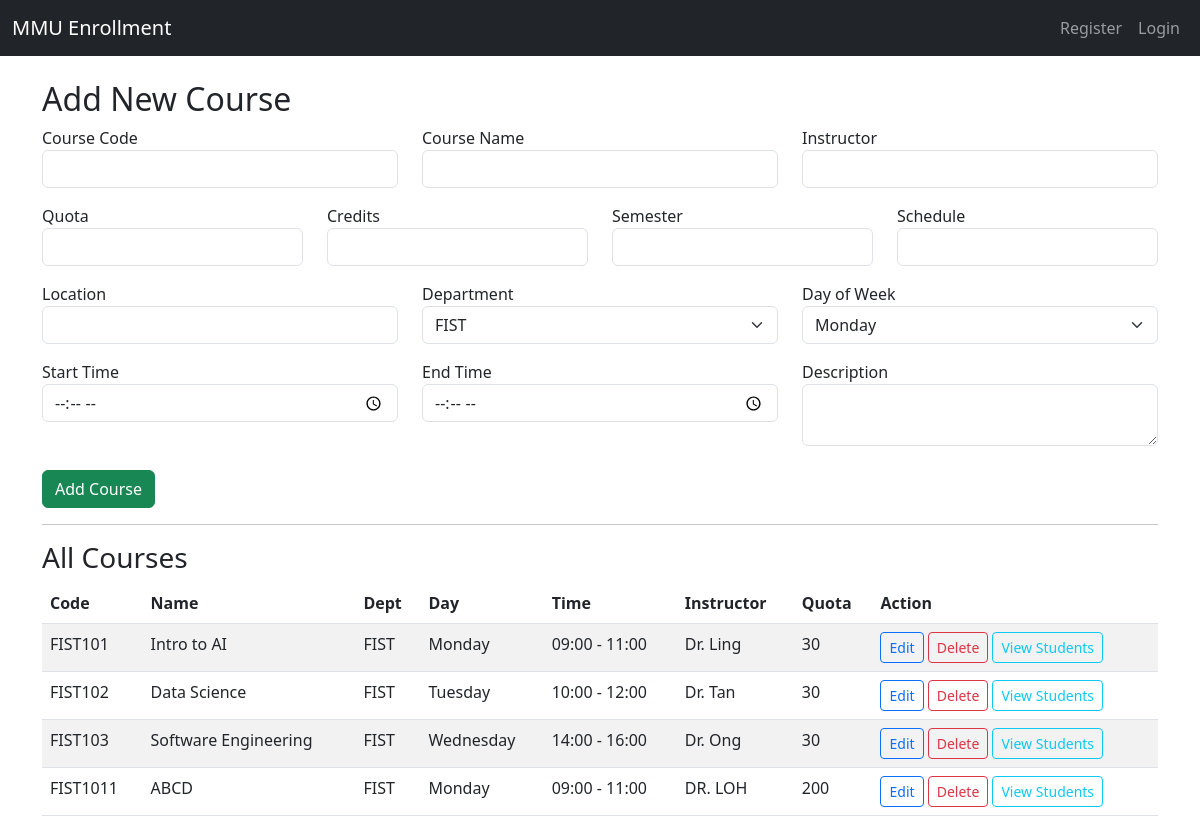
/admin/dashboard (signed in), run on an earlier commit of the app's database.
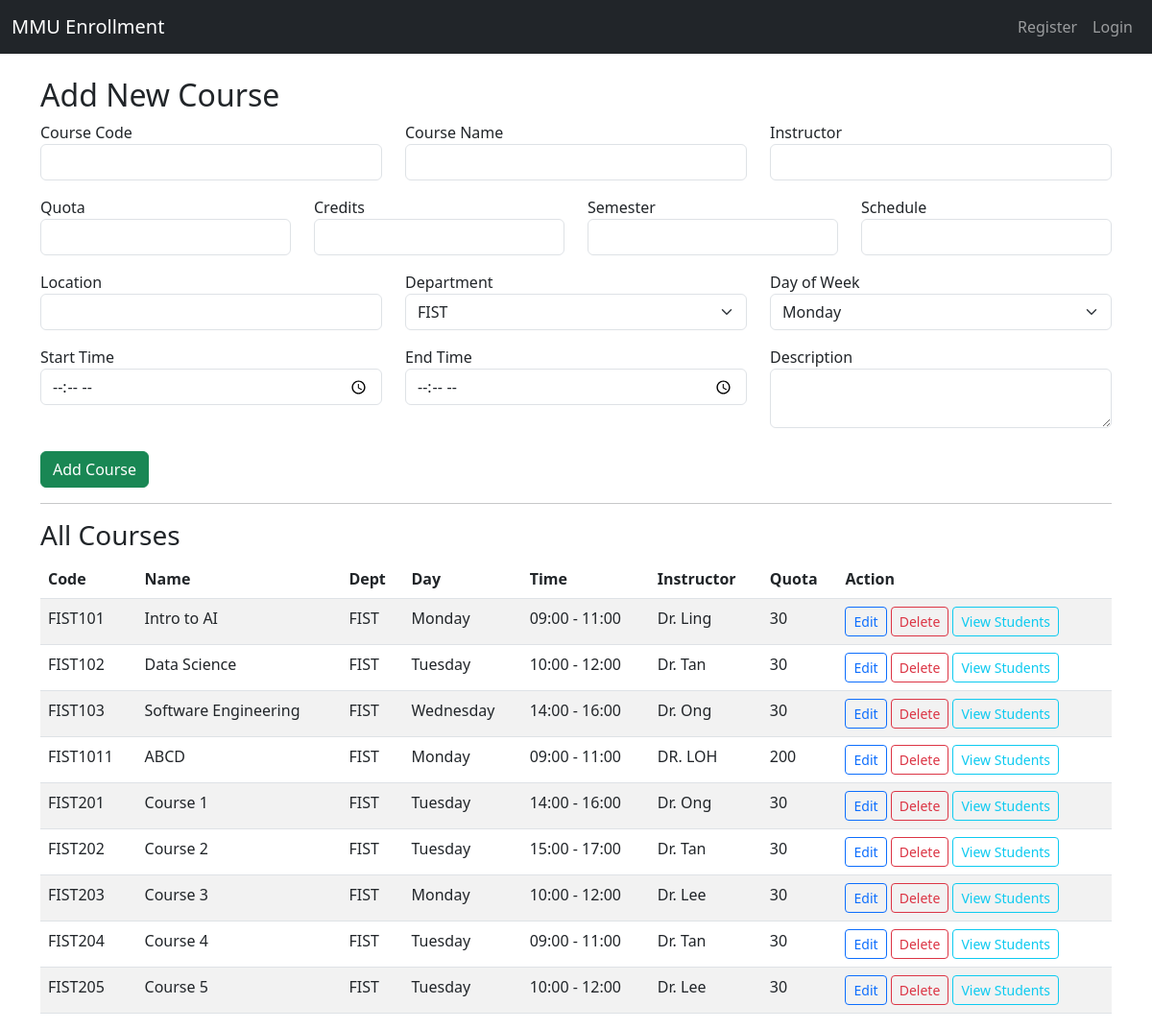
And on a later commit of the database.
### app/models.py (models this page shows)
class Course(db.Model):
    id = db.Column(db.Integer, primary_key=True)
    course_code = db.Column(db.String(10), unique=True)
    course_name = db.Column(db.String(128))
    instructor = db.Column(db.String(64))
    quota = db.Column(db.Integer)
    description = db.Column(db.Text)
    credits = db.Column(db.Integer)
    semester = db.Column(db.String(64))
    schedule = db.Column(db.String(128))
    location = db.Column(db.String(128))
    department = db.Column(db.String(64))
    day_of_week = db.Column(db.String(16))
    start_time = db.Column(db.Time)
    end_time = db.Column(db.Time)
    enrollments = db.relationship('Enrollment', backref='course', lazy=True)

### app/routes.py (the view, shortened to what this page needs)
@main.route("/admin/dashboard", methods=["GET", "POST"])
def admin_dashboard():
    if "admin_id" not in session:
        flash("Admin access only.", "warning")
        return redirect(url_for("main.admin_login"))
    form = CourseAddForm()
    courses = Course.query.all()
    return render_template("admin_dashboard.html", form=form, courses=courses)

### app/forms.py
class CourseAddForm(FlaskForm):
    course_code = StringField("Course Code", validators=[DataRequired()])
    course_name = StringField("Course Name", validators=[DataRequired()])
    instructor = StringField("Instructor", validators=[DataRequired()])
    quota = IntegerField("Quota", validators=[DataRequired()])
    credits = IntegerField("Credits", validators=[DataRequired()])
    semester = StringField("Semester", validators=[DataRequired()])
    schedule = StringField("Schedule", validators=[DataRequired()])
    location = StringField("Location", validators=[DataRequired()])
    department = SelectField("Department", choices=DEPARTMENTS, validators=[DataRequired()])
    day_of_week = SelectField("Day of Week", choices=[
        ("Monday", "Monday"), ("Tuesday", "Tuesday"), ("Wednesday", "Wednesday"),
        ("Thursday", "Thursday"), ("Friday", "Friday")
    ], validators=[DataRequired()])
    start_time = TimeField("Start Time", validators=[DataRequired()])
    end_time = TimeField("End Time", validators=[DataRequired()])
    description = TextAreaField("Description", validators=[DataRequired()])
    submit = SubmitField("Add Course")

### app/templates/admin_dashboard.html (shortened to what this page needs)
{% extends "base.html" %}
{% block content %}
<h2>Add New Course</h2>
<form method="POST">
    <div class="row">
        <div class="col-md-4 mb-3">
            {{ form.course_code.label }} {{ form.course_code(class="form-control") }}
        </div>
        <div class="col-md-4 mb-3">
            {{ form.course_name.label }} {{ form.course_name(class="form-control") }}
        </div>
        <div class="col-md-4 mb-3">
            {{ form.instructor.label }} {{ form.instructor(class="form-control") }}
        </div>
    </div>
    <div class="row">
        <div class="col-md-3 mb-3">
            {{ form.quota.label }} {{ form.quota(class="form-control") }}
        </div>
        <div class="col-md-3 mb-3">
            {{ form.credits.label }} {{ form.credits(class="form-control") }}
        </div>
        <div class="col-md-3 mb-3">
            {{ form.semester.label }} {{ form.semester(class="form-control") }}
        </div>
        <div class="col-md-3 mb-3">
            {{ form.schedule.label }} {{ form.schedule(class="form-control") }}
        </div>
    </div>
    <div class="row">
        <div class="col-md-4 mb-3">
            {{ form.location.label }} {{ form.location(class="form-control") }}
        </div>
        <div class="col-md-4 mb-3">
            {{ form.department.label }} {{ form.department(class="form-select") }}
        </div>
        <div class="col-md-4 mb-3">
            {{ form.day_of_week.label }} {{ form.day_of_week(class="form-select") }}
        </div>
    </div>
    <div class="row">
        <div class="col-md-4 mb-3">
            {{ form.start_time.label }} {{ form.start_time(class="form-control") }}
        </div>
        <div class="col-md-4 mb-3">
            {{ form.end_time.label }} {{ form.end_time(class="form-control") }}
        </div>
        <div class="col-md-4 mb-3">
            {{ form.description.label }} {{ form.description(class="form-control", rows=2) }}
        </div>
    </div>
    <div class="mt-2">
        {{ form.submit(class="btn btn-success") }}
    </div>
</form>
<hr>
<h3>All Courses</h3>
<table class="table table-striped">
    <thead>
        <tr>
            <th>Code</th>
            <th>Name</th>
            <th>Dept</th>
            <th>Day</th>
            <th>Time</th>
            <th>Instructor</th>
            <th>Quota</th>
            <th>Action</th>
        </tr>
    </thead>
    <tbody>
        {% for c in courses %}
        <tr>
            <td>{{ c.course_code }}</td>
            <td>{{ c.course_name }}</td>
            <td>{{ c.department }}</td>
            <td>{{ c.day_of_week }}</td>
            <td>
                {% if c.start_time and c.end_time %}
                  {{ c.start_time.strftime('%H:%M') }} - {{ c.end_time.strftime('%H:%M') }}
                {% else %}
                  <span class="text-muted">No time set</span>
                {% endif %}
              </td>
            <td>{{ c.instructor }}</td>
            <td>{{ c.quota }}</td>
            <td>
                <a href="{{ url_for('main.admin_edit', course_id=c.id) }}" class="btn btn-sm btn-outline-primary">Edit</a>
                <a href="{{ url_for('main.admin_delete', course_id=c.id) }}" class="btn btn-sm btn-outline-danger">Delete</a>
                <a href="{{ url_for('main.admin_view_students', course_id=c.id) }}" class="btn btn-sm btn-outline-info">View Students</a>
            </td>
        </tr>
        {% endfor %}
    </tbody>
</table>
{% endblock %}

### app/templates/base.html (shortened to what this page needs)
<!DOCTYPE html>
<html lang="en">
<head>
    <link href="https://cdn.jsdelivr.net/npm/bootstrap@5.3.0/dist/css/bootstrap.min.css" rel="stylesheet">
</head>
<body>
<nav class="navbar navbar-expand-lg navbar-dark bg-dark mb-4">
    <div class="container-fluid">
        <a class="navbar-brand" href="{{ url_for('main.index') }}">MMU Enrollment</a>
        <div class="collapse navbar-collapse">
            <ul class="navbar-nav ms-auto">
                {% if session.get("student_id") %}
                <li class="nav-item"><a class="nav-link" href="{{ url_for('main.dashboard') }}">Dashboard</a></li>
                <li class="nav-item"><a class="nav-link" href="{{ url_for('main.logout') }}">Logout</a></li>
                {% else %}
                <li class="nav-item"><a class="nav-link" href="{{ url_for('main.register') }}">Register</a></li>
                <li class="nav-item"><a class="nav-link" href="{{ url_for('main.login') }}">Login</a></li>
                {% endif %}
            </ul>
        </div>
    </div>
</nav>
<div class="container">
    {% block content %}{% endblock %}
</div>
</body>
</html>

What changed in the data, as far as the page shows it:
added Course: course_code "FIST201", course_name "Course 1", department "FIST", day_of_week "Tuesday", start_time "14:00", end_time "16:00", instructor "Dr. Ong", quota "30"
added Course: course_code "FIST202", course_name "Course 2", department "FIST", day_of_week "Tuesday", start_time "15:00", end_time "17:00", instructor "Dr. Tan", quota "30"
added Course: course_code "FIST203", course_name "Course 3", department "FIST", day_of_week "Monday", start_time "10:00", end_time "12:00", instructor "Dr. Lee", quota "30"
added Course: course_code "FIST204", course_name "Course 4", department "FIST", day_of_week "Tuesday", start_time "09:00", end_time "11:00", instructor "Dr. Tan", quota "30"
added Course: course_code "FIST205", course_name "Course 5", department "FIST", day_of_week "Tuesday", start_time "10:00", end_time "12:00", instructor "Dr. Lee", quota "30"
